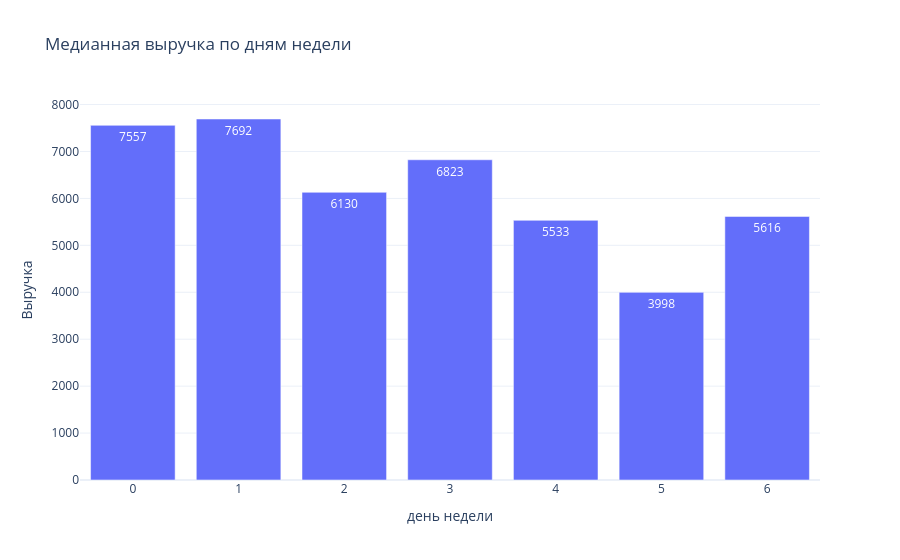

Notebook cell for this chart:
### Markdown cell above
Недельный тренд есть - в выходные доход почти вдвое ниже, нужно будет это учесть при определении окон и брать их целыми неделями.

Постороим гистограммы.

### Code cell
create_bar (ecom_data_week,'day_of_week_first', 'revenue_sum_median','Медианная выручка по дням недели','день недели',
             "Выручка",color=None,color_map =None)

### Figure 1 — Plotly figure (JSON) as saved in the notebook; plotly's stock layout.template omitted (floating-point values rounded to 4 significant figures)
{"data": [{"alignmentgroup": "True", "hovertemplate": "day_of_week_first=%{x}<br>revenue_sum_median=%{text}<extra></extra>", "legendgroup": "", "marker": {"color": "#636efa", "pattern": {"shape": ""}}, "name": "", "offsetgroup": "", "orientation": "v", "showlegend": false, "text": [7692, 7557, 6823, 6130, 5616, 5533, 3998], "textposition": "auto", "type": "bar", "x": [1, 0, 3, 2, 6, 4, 5], "xaxis": "x", "y": [7692, 7557, 6823, 6130, 5616, 5533, 3998], "yaxis": "y"}], "layout": {"autosize": true, "barmode": "relative", "legend": {"tracegroupgap": 0}, "title": {"text": "Медианная выручка по дням недели"}, "xaxis": {"anchor": "y", "autorange": true, "domain": [0, 1], "range": [-0.5, 6.5], "title": {"text": "день недели"}, "type": "linear"}, "yaxis": {"anchor": "x", "autorange": true, "domain": [0, 1], "range": [0, 8097.0], "title": {"text": "Выручка"}, "type": "linear"}}}
